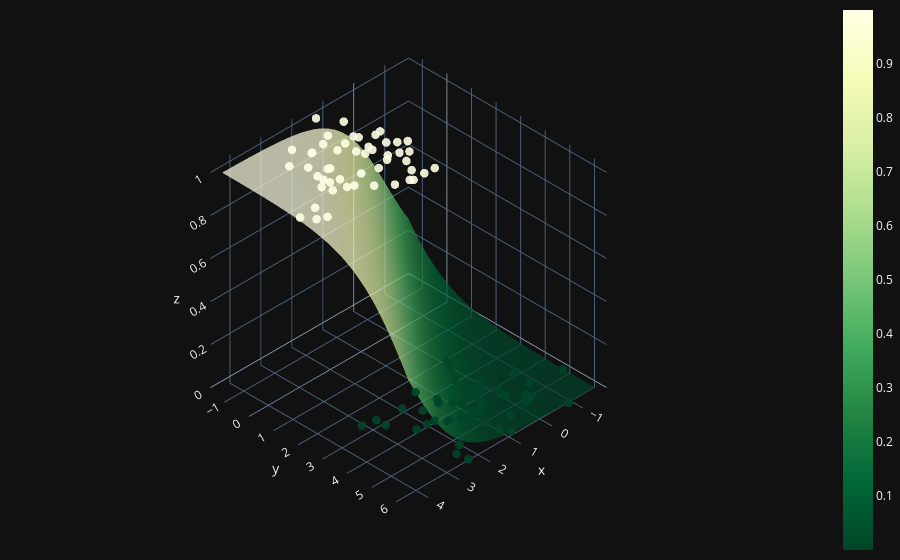

Write notebook code for a chart like this one.
### Code cell
X0 = np.linspace(X[:, 0].min(), X[:, 0].max(), 100)
X1 = np.linspace(X[:, 1].min(), X[:, 1].max(), 100)
xx0, xx1 = np.meshgrid(X0, X1)
Z = W[0] * xx0 + W[1] * xx1 + b
A = 1 / (1 + np.exp(-np.clip(Z, -500, 500)))

fig = (go.Figure(data=[go.Surface(z=A, x=xx0, y=xx1, colorscale='YlGn', opacity = 0.7, reversescale=True)]))

fig.add_scatter3d(x=X[:, 0].flatten(), y=X[:, 1].flatten(), z=y.flatten(), mode='markers', marker=dict(size=5, color=y.flatten(), colorscale='YlGn', opacity = 0.9, reversescale=True))


fig.update_layout(template= "plotly_dark", margin=dict(l=0, r=0, b=0, t=0))
fig.layout.scene.camera.projection.type = "orthographic"
fig.show()

### Figure 1 — Plotly figure (JSON) as saved in the notebook; plotly's stock layout.template omitted (floating-point values rounded to 4 significant figures; data arrays with more than 128 entries replaced by an {"elided": "..."} marker saying what was removed)
{"data": [{"colorscale": [[0, "rgb(255,255,229)"], [0.125, "rgb(247,252,185)"], [0.25, "rgb(217,240,163)"], [0.375, "rgb(173,221,142)"], [0.5, "rgb(120,198,121)"], [0.625, "rgb(65,171,93)"], [0.75, "rgb(35,132,67)"], [0.875, "rgb(0,104,55)"], [1, "rgb(0,69,41)"]], "opacity": 0.7, "reversescale": true, "type": "surface", "x": {"elided": "100x100 float values"}, "y": {"elided": "100x100 float values"}, "z": {"elided": "100x100 float values"}}, {"marker": {"color": [1, 1, 0, 0, 1, 0, 0, 1, 0, 1, 0, 1, 0, 0, 1, 1, 1, 0, 1, 1, 0, 0, 1, 0, 1, 0, 1, 0, 0, 1, 1, 0, 1, 1, 1, 0, 1, 1, 0, 1, 0, 0, 0, 0, 1, 1, 1, 1, 0, 0, 1, 1, 0, 0, 0, 0, 0, 1, 1, 1, 1, 0, 0, 1, 0, 1, 0, 0, 1, 0, 0, 1, 1, 0, 0, 0, 1, 1, 0, 0, 1, 0, 0, 0, 0, 0, 1, 0, 1, 1, 1, 1, 1, 1, 0, 0, 1, 1, 0, 1], "colorscale": [[0, "rgb(255,255,229)"], [0.125, "rgb(247,252,185)"], [0.25, "rgb(217,240,163)"], [0.375, "rgb(173,221,142)"], [0.5, "rgb(120,198,121)"], [0.625, "rgb(65,171,93)"], [0.75, "rgb(35,132,67)"], [0.875, "rgb(0,104,55)"], [1, "rgb(0,69,41)"]], "opacity": 0.9, "reversescale": true, "size": 5}, "mode": "markers", "type": "scatter3d", "x": [4.219, 0.9078, -0.2765, 0.08848, 3.243, 1.442, 1.022, 3.978, 0.5889, 1.252, 0.6284, 1.686, 1.185, 0.06897, 1.787, 4.438, 3.182, 0.3038, 0.7394, 1.285, 1.131, 0.6647, 1.316, -0.1889, 2.579, 0.8731, 1.311, 0.9868, 1.42, 2.354, 2.432, 1.043, 0.9509, 2.451, 1.62, 2.155, 1.381, 1.987, 2.116, 0.564, -0.07228, 2.509, -0.73, 1.379, 0.8821, 2.222, 2.016, 1.701, -0.6539, 0.5731, 1.957, 0.7624, 2.465, 1.333, 3.246, 1.103, 2.859, 1.6, 2.976, 2.68, 1.419, 1.926, -0.09448, 2.728, 1.12, 1.557, 0.1055, 2.844, 3.155, 1.841, 1.289, 1.642, 3.923, 1.705, 0.1631, 0.3419, 1.021, 2.669, 0.4666, 0.9481, 1.194, 1.154, -0.2942, 1.737, 0.4655, 0.0808, 3.003, 2.207, 1.361, 2.632, 2.827, 2.912, 1.142, 1.055, 2.47, -1.577, 1.412, 3.005, -0.6376, 0.8298], "y": [2.234, 0.4598, 5.081, 2.323, 1.215, 2.768, 4.117, 2.378, 4.001, 0.2081, 4.46, 0.6583, 5.28, 4.356, 1.7, 1.842, -0.1823, 3.944, 0.4361, 1.437, 4.682, 4.36, 2.441, 5.205, 0.7261, 4.714, 0.07123, 6.09, 4.637, 2.224, -0.2017, 4.606, 0.9498, -0.1954, 2.747, 4.124, 0.9295, 2.611, 3.069, 1.337, 2.884, 5.773, 6.255, 3.619, 2.841, 1.533, -0.2704, -0.4773, 4.767, 5.526, 0.2342, 1.165, 6.2, 5.01, 2.849, 4.706, 2.956, 0.9151, 1.216, -0.7044, 1.574, 4.152, 5.358, 1.305, 5.758, 2.827, 3.725, 3.327, 1.553, 3.562, 3.45, 0.1502, 1.804, 4.433, 2.578, 3.941, 1.579, 1.82, 3.866, 4.732, 2.808, 3.902, 5.273, 4.425, 3.123, 4.691, 0.7427, 5.506, 0.748, 0.6894, 1.721, 0.2466, 2.015, -0.6471, 4.099, 4.957, -1.326, 0.9852, 4.091, 1.742], "z": [1, 1, 0, 0, 1, 0, 0, 1, 0, 1, 0, 1, 0, 0, 1, 1, 1, 0, 1, 1, 0, 0, 1, 0, 1, 0, 1, 0, 0, 1, 1, 0, 1, 1, 1, 0, 1, 1, 0, 1, 0, 0, 0, 0, 1, 1, 1, 1, 0, 0, 1, 1, 0, 0, 0, 0, 0, 1, 1, 1, 1, 0, 0, 1, 0, 1, 0, 0, 1, 0, 0, 1, 1, 0, 0, 0, 1, 1, 0, 0, 1, 0, 0, 0, 0, 0, 1, 0, 1, 1, 1, 1, 1, 1, 0, 0, 1, 1, 0, 1]}], "layout": {"margin": {"b": 0, "l": 0, "r": 0, "t": 0}, "scene": {"camera": {"projection": {"type": "orthographic"}}}}}
